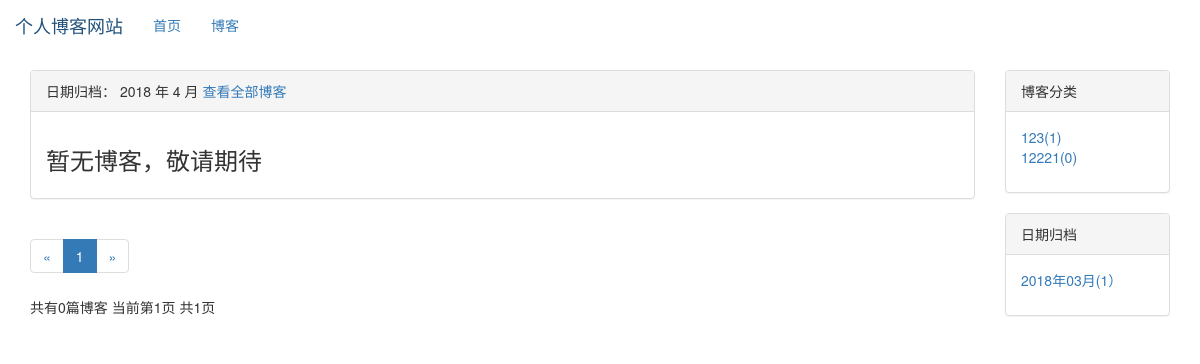
/blog/date/2018/4, run on an earlier commit of the app's database.
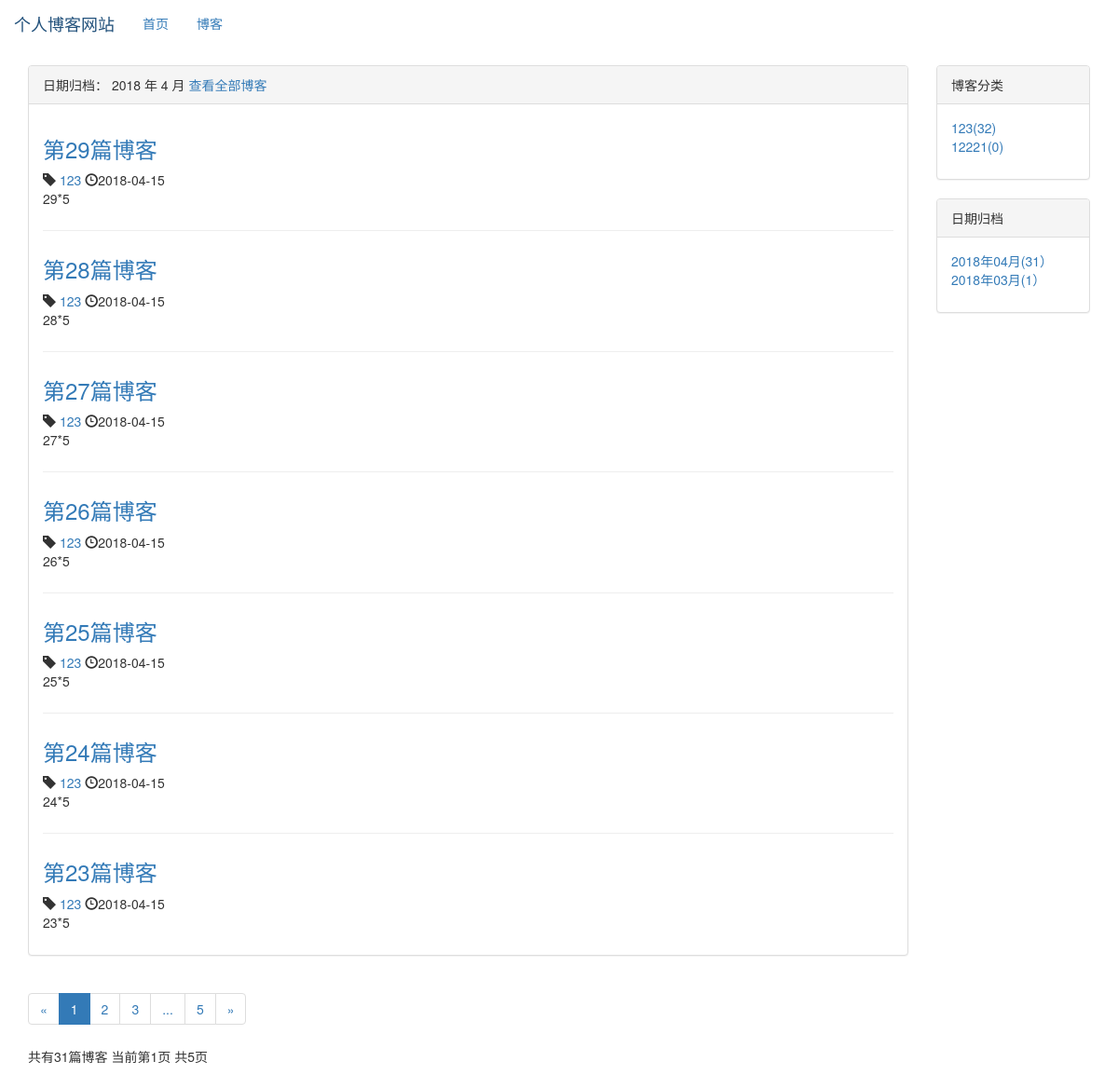
And on a later commit of the database.
### blog/models.py (models this page shows, shortened)
class BlogType(models.Model):
    type_name = models.CharField(max_length=15)
    def __str__(self):
        return self.type_name

class Blog(models.Model):
    title = models.CharField(max_length=50)
    blog_type = models.ForeignKey(BlogType,on_delete=models.DO_NOTHING)
    content = RichTextUploadingField()
    author = models.ForeignKey(User,on_delete=models.DO_NOTHING)
    created_time = models.DateTimeField(auto_now_add=True)
    last_updated_time = models.DateTimeField(auto_now=True)
    class Meta:
        ordering = ['-created_time']

### blog/views.py (the view)
# urls.py: path('date/<int:year>/<int:month>',views.blogs_with_date,name = 'blogs_with_date'),
def blogs_with_date(requset,year,month):
    blogs_all_list = Blog.objects.filter(created_time__year=year,created_time__month=month)
    context = get_blog_list_common_data(requset, blogs_all_list)
    context['blogs_with_date'] = ' %s 年 %s 月'%(year,month)
    return render_to_response('blog/blogs_with_date.html', context)

### blog/templates/blog/blogs_with_date.html (shortened to what this page needs)
{% extends 'blog/blog_list.html' %}
{% block blog_list_text_title %}
    日期归档：{{ blogs_with_date }}
    <a href="{% url 'blog_list' %}">查看全部博客</a>
{% endblock %}

### blog/templates/blog/blog_list.html (shortened to what the changed rows need)
{% extends 'base.html' %}
{% load staticfiles %}
{% block henader-extend %}
    <link rel="stylesheet" href="{% static 'blog/blog.css' %}">
{% endblock %}
{% block content %}
    <div class="container">
        <div class="row">
                <div class="ccol-xs-12 clo-sm-8 col-md-9 col-lg-10">
                    <div class="panel panel-default">
                        <div class="panel-body">
                            {% for blog in blogs %}
                                <div class="blog">
                                <h3> <a href="{% url 'blog_detail' blog.pk %}">{{ blog.title }}</a></h3>
                                <p class="blog-info">
                                   <span class="glyphicon glyphicon-tag"></span><a href="{% url 'blogs_with_type' blog.blog_type.pk %}"> {{ blog.blog_type}}</a>
                                   <span class="glyphicon glyphicon-time"></span>{{ blog.created_time|date:"Y-m-d" }}
                                </p>
                                    <p>{{ blog.content|striptags| truncatechars:120}}</p>
                                </div>
                            {% empty %}
                                <div class="blog">
                                <h3>暂无博客，敬请期待</h3>
                                </div>
                            {% endfor %}
                        </div>
                    </div>
                 <div>
                          <ul class="pagination">
                            <li>
                            </li>
                              {% for page_num in page_range%}
                                  {% if page_num == page_of_blogs.number %}
                                      <li class="active"><span>{{ page_num }}</span> </li>
                                  {% else %}
                                      {% if page_num == '...' %}
                                          <li><span>{{ page_num }}</span> </li>
                                      {% else %}
                                          <li><a href="?page={{page_num}}">{{ page_num}}</a></li>
                                      {% endif %}
                                  {% endif %}
                              {% endfor %}
                              <li>
                              {% if page_of_blogs.has_next %}
                                     <a href="?page={{ page_of_blogs.next_page_number }}" aria-label="Next">
                                     <span aria-hidden="true">&raquo;</span>
                                     </a>
                                {% else %}
                                    <span aria-hidden="true">&raquo;</span>
                                {% endif %}
                            </li>
                          </ul>
                          <p>
                              共有{{ page_of_blogs.paginator.count}}篇博客
                              当前第{{ page_of_blogs.number }}页
                              共{{num_pages}}页
                          </p>
                    </div>
                 </div>
                 <div class="hidden-xs col-sm-4 col-md-3 col-lg-2">
                  <div class="panel panel-default">
                      <div class="panel-body">
                        <ul class="blog-tyles" style="list-style-type: none">
                            {% for blog_type in blog_types %}
                                <li><a href="{% url 'blogs_with_type' blog_type.pk %}">{{ blog_type.type_name }}({{ blog_type.blog_count }})</a></li>
                            {% empty %}
                                 <li>暂无分类</li>
                            {% endfor %}
                        </ul>
                </div>
        </div>
                  <div class="panel panel-default">
                      <div class="panel-body">
                          <ul>
                              {% for blog_date,blog_count in blog_dates.items %}
                                  <li>
                                      <a href="{% url 'blogs_with_date' blog_date.year blog_date.month %}">
                                          {{ blog_date|date:"Y年m月"}}({{ blog_count }}）
                                      </a>
                                  </li>
                              {% endfor %}
                          </ul>
                      </div>
                  </div>
     </div>
    </div>
{% endblock %}

What changed in the data, as far as the page shows it:
added Blog: title "第29篇博客", blog_type "123", created_time "2018-04-15", content "29*5"
added Blog: title "第28篇博客", blog_type "123", created_time "2018-04-15", content "28*5"
added Blog: title "第27篇博客", blog_type "123", created_time "2018-04-15", content "27*5"
added Blog: title "第26篇博客", blog_type "123", created_time "2018-04-15", content "26*5"
added Blog: title "第25篇博客", blog_type "123", created_time "2018-04-15", content "25*5"
added Blog: title "第24篇博客", blog_type "123", created_time "2018-04-15", content "24*5"
added Blog: title "第23篇博客", blog_type "123", created_time "2018-04-15", content "23*5"
computed for BlogType (number 1 of 2 on the later page): blog_count "1" → "32"
Also different on the page:
{{ page_of_blogs.paginator.count }}: "0" → "31"
{{ num_pages }}: "1" → "5"
new list line: "2"
new list line: "3"
new list line: "5"
text no longer shown: "暂无博客，敬请期待"
new list line: "2018年04月 ( 31 ）"
